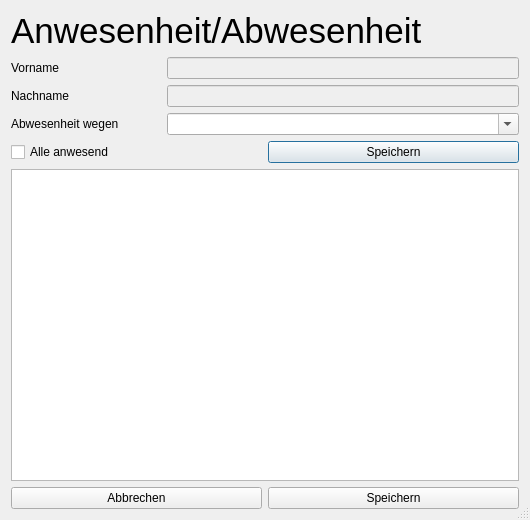
<?xml version="1.0" encoding="UTF-8"?>
<ui version="4.0">
 <class>Dialog</class>
 <widget class="QDialog" name="Dialog">
  <property name="geometry">
   <rect>
    <x>0</x>
    <y>0</y>
    <width>530</width>
    <height>520</height>
   </rect>
  </property>
  <property name="windowTitle">
   <string>Dialog</string>
  </property>
  <property name="sizeGripEnabled">
   <bool>true</bool>
  </property>
  <layout class="QGridLayout" name="gridLayout">
   <item row="0" column="0">
    <layout class="QVBoxLayout" name="verticalLayout">
     <item>
      <widget class="QLabel" name="label">
       <property name="font">
        <font>
         <pointsize>26</pointsize>
        </font>
       </property>
       <property name="text">
        <string>Anwesenheit/Abwesenheit</string>
       </property>
      </widget>
     </item>
     <item>
      <layout class="QHBoxLayout" name="horizontalLayout_2">
       <item>
        <widget class="QLabel" name="label_2">
         <property name="minimumSize">
          <size>
           <width>150</width>
           <height>0</height>
          </size>
         </property>
         <property name="maximumSize">
          <size>
           <width>150</width>
           <height>16777215</height>
          </size>
         </property>
         <property name="styleSheet">
          <string notr="true">font: 10pt &quot;MS Shell Dlg 2&quot;;</string>
         </property>
         <property name="text">
          <string>Vorname</string>
         </property>
        </widget>
       </item>
       <item>
        <widget class="QLineEdit" name="lineEdit_Vorname">
         <property name="enabled">
          <bool>false</bool>
         </property>
        </widget>
       </item>
      </layout>
     </item>
     <item>
      <layout class="QHBoxLayout" name="horizontalLayout_3">
       <item>
        <widget class="QLabel" name="label_3">
         <property name="minimumSize">
          <size>
           <width>150</width>
           <height>0</height>
          </size>
         </property>
         <property name="maximumSize">
          <size>
           <width>150</width>
           <height>16777215</height>
          </size>
         </property>
         <property name="styleSheet">
          <string notr="true">font: 10pt &quot;MS Shell Dlg 2&quot;;</string>
         </property>
         <property name="text">
          <string>Nachname</string>
         </property>
        </widget>
       </item>
       <item>
        <widget class="QLineEdit" name="lineEdit_Nachname">
         <property name="enabled">
          <bool>false</bool>
         </property>
        </widget>
       </item>
      </layout>
     </item>
     <item>
      <layout class="QHBoxLayout" name="horizontalLayout_4">
       <item>
        <widget class="QLabel" name="label_4">
         <property name="minimumSize">
          <size>
           <width>150</width>
           <height>0</height>
          </size>
         </property>
         <property name="maximumSize">
          <size>
           <width>150</width>
           <height>16777215</height>
          </size>
         </property>
         <property name="styleSheet">
          <string notr="true">font: 10pt &quot;MS Shell Dlg 2&quot;;</string>
         </property>
         <property name="text">
          <string>Abwesenheit wegen</string>
         </property>
        </widget>
       </item>
       <item>
        <widget class="QComboBox" name="comboBox_Abwesenheit">
         <property name="editable">
          <bool>true</bool>
         </property>
        </widget>
       </item>
      </layout>
     </item>
     <item>
      <layout class="QHBoxLayout" name="horizontalLayout_5">
       <item>
        <widget class="QCheckBox" name="checkBox_Alle_Anwesend">
         <property name="styleSheet">
          <string notr="true">font: 10pt &quot;MS Shell Dlg 2&quot;;</string>
         </property>
         <property name="text">
          <string>Alle anwesend</string>
         </property>
        </widget>
       </item>
       <item>
        <widget class="QPushButton" name="pushButton_Speichern_Abwesenheit">
         <property name="styleSheet">
          <string notr="true">font: 10pt &quot;MS Shell Dlg 2&quot;;</string>
         </property>
         <property name="text">
          <string>Speichern</string>
         </property>
         <property name="icon">
          <iconset>
           <normaloff>../../_Symbole/UsedSymbols/save_3621.ico</normaloff>../../_Symbole/UsedSymbols/save_3621.ico</iconset>
         </property>
        </widget>
       </item>
      </layout>
     </item>
     <item>
      <widget class="QTableWidget" name="tableWidget">
       <property name="styleSheet">
        <string notr="true">font: 10pt &quot;MS Shell Dlg 2&quot;;</string>
       </property>
      </widget>
     </item>
     <item>
      <layout class="QHBoxLayout" name="horizontalLayout">
       <item>
        <widget class="QPushButton" name="pushButton_Abbrechen">
         <property name="styleSheet">
          <string notr="true">font: 10pt &quot;MS Shell Dlg 2&quot;;</string>
         </property>
         <property name="text">
          <string>Abbrechen</string>
         </property>
         <property name="icon">
          <iconset>
           <normaloff>../../_Symbole/UsedSymbols/closewindowapplication_cerca_ventan_2874.ico</normaloff>../../_Symbole/UsedSymbols/closewindowapplication_cerca_ventan_2874.ico</iconset>
         </property>
        </widget>
       </item>
       <item>
        <widget class="QPushButton" name="pushButton_Speichern">
         <property name="styleSheet">
          <string notr="true">font: 10pt &quot;MS Shell Dlg 2&quot;;</string>
         </property>
         <property name="text">
          <string>Speichern</string>
         </property>
         <property name="icon">
          <iconset>
           <normaloff>../../_Symbole/UsedSymbols/save_3621.ico</normaloff>../../_Symbole/UsedSymbols/save_3621.ico</iconset>
         </property>
        </widget>
       </item>
      </layout>
     </item>
    </layout>
   </item>
  </layout>
 </widget>
 <resources/>
 <connections/>
</ui>
